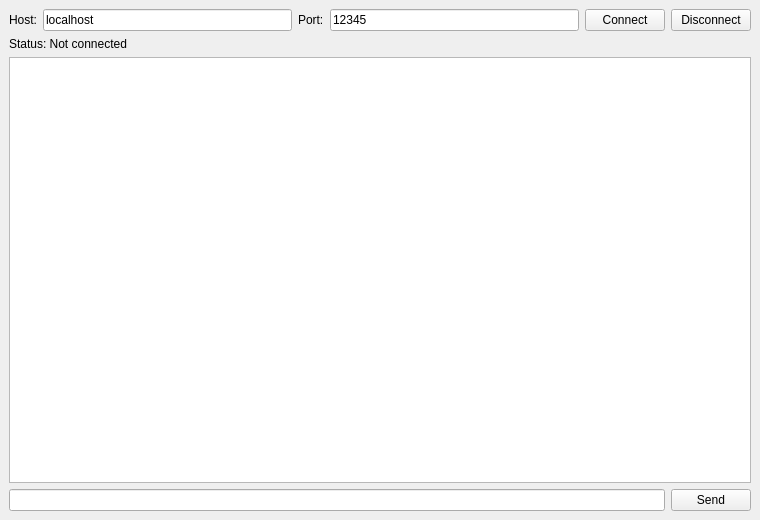
<?xml version="1.0" encoding="UTF-8"?>
<ui version="4.0">
 <class>MainWindow</class>
 <widget class="QMainWindow" name="MainWindow">
  <property name="geometry">
   <rect>
    <x>0</x>
    <y>0</y>
    <width>760</width>
    <height>520</height>
   </rect>
  </property>
  <property name="windowTitle">
   <string>AES-RSA Secure Chat Client</string>
  </property>
  <widget class="QWidget" name="centralwidget">
   <layout class="QVBoxLayout" name="verticalLayout">
    <item>
     <layout class="QHBoxLayout" name="topLayout">
      <item>
       <widget class="QLabel" name="labelHost">
        <property name="text">
         <string>Host:</string>
        </property>
       </widget>
      </item>
      <item>
       <widget class="QLineEdit" name="hostInput">
        <property name="text">
         <string>localhost</string>
        </property>
       </widget>
      </item>
      <item>
       <widget class="QLabel" name="labelPort">
        <property name="text">
         <string>Port:</string>
        </property>
       </widget>
      </item>
      <item>
       <widget class="QLineEdit" name="portInput">
        <property name="text">
         <string>12345</string>
        </property>
       </widget>
      </item>
      <item>
       <widget class="QPushButton" name="connectBtn">
        <property name="text">
         <string>Connect</string>
        </property>
       </widget>
      </item>
      <item>
       <widget class="QPushButton" name="disconnectBtn">
        <property name="text">
         <string>Disconnect</string>
        </property>
       </widget>
      </item>
     </layout>
    </item>
    <item>
     <widget class="QLabel" name="statusLabel">
      <property name="text">
       <string>Status: Not connected</string>
      </property>
     </widget>
    </item>
    <item>
     <widget class="QTextEdit" name="chatArea">
      <property name="readOnly">
       <bool>true</bool>
      </property>
     </widget>
    </item>
    <item>
     <layout class="QHBoxLayout" name="bottomLayout">
      <item>
       <widget class="QLineEdit" name="messageInput"/>
      </item>
      <item>
       <widget class="QPushButton" name="sendBtn">
        <property name="text">
         <string>Send</string>
        </property>
       </widget>
      </item>
     </layout>
    </item>
   </layout>
  </widget>
 </widget>
 <resources/>
 <connections/>
</ui>
